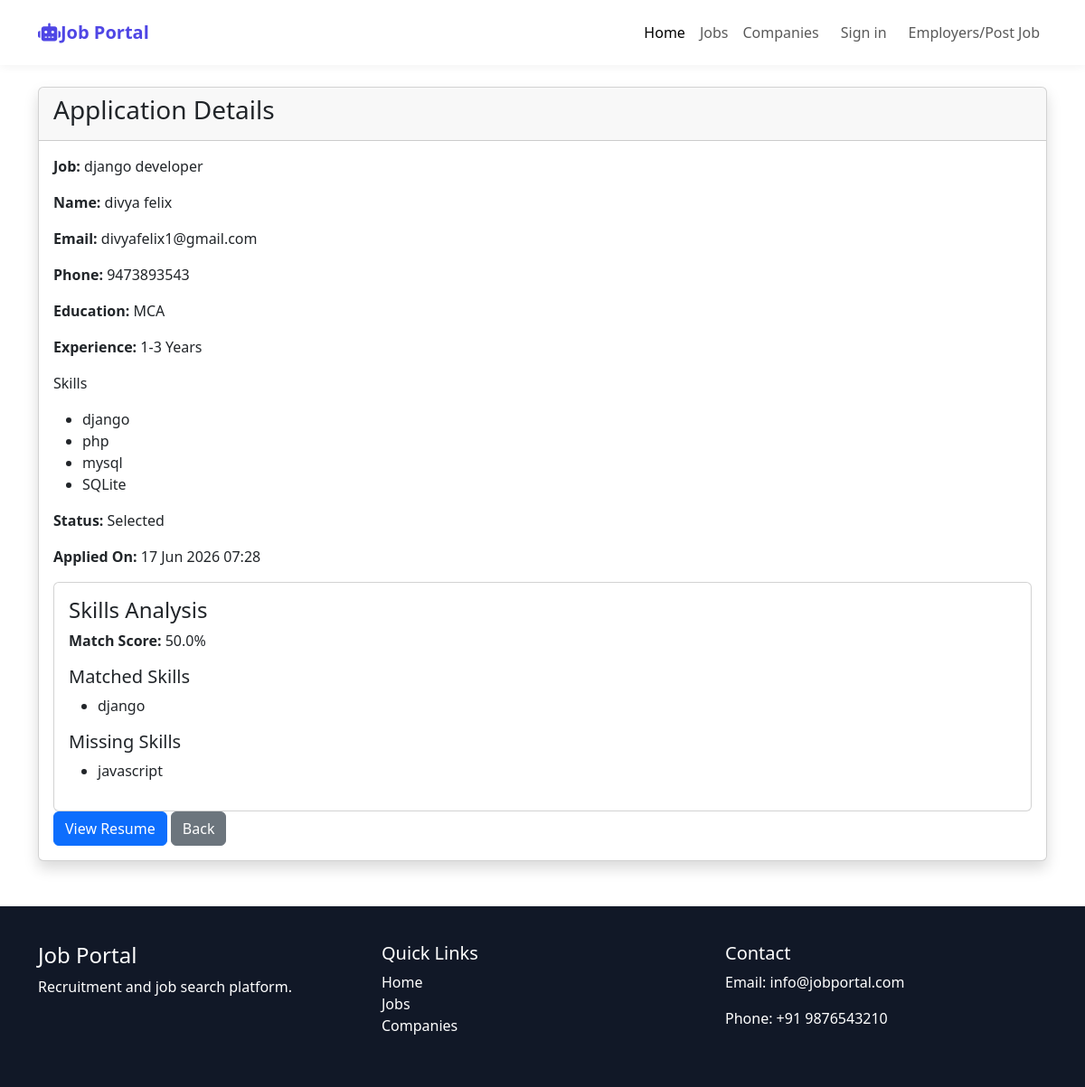
/jobs/application/10/, run on the app's committed database.
### job/models.py (models this page shows, shortened)
class JobApplication(models.Model):
    STATUS = (
        ('Applied', 'Applied'),
        ('Shortlisted', 'Shortlisted'),
        ('Rejected', 'Rejected'),
        ('Selected', 'Selected'),
    )
    job = models.ForeignKey(
        'job.Job',
        on_delete=models.CASCADE
    )
    applicant = models.ForeignKey(
        'jobseeker.JobSeeker',
        on_delete=models.CASCADE
    )
    applied_at = models.DateTimeField(
        auto_now_add=True
    )
    status = models.CharField(
        max_length=20,
        choices=STATUS,
        default='Applied'
    )

class Job(models.Model):
    JOB_TYPES = (
        ('Full Time', 'Full Time'),
        ('Part Time', 'Part Time'),
        ('Internship', 'Internship'),
        ('Remote', 'Remote'),
    )
    EXPERIENCE_CHOICES = [
        ('Fresher', 'Fresher'),
        ('0-1', '0-1 Years'),
        ('1-3', '1-3 Years'),
        ('3-5', '3-5 Years'),
        ('5-10', '5-10 Years'),
        ('10+', '10+ Years'),
    ]
    title = models.CharField(max_length=200)
    company = models.ForeignKey(
        Company,
        on_delete=models.CASCADE,
        related_name='jobs'
    )
    location = models.CharField(max_length=200)
    salary = models.DecimalField(max_digits=10, decimal_places=2, null=True, blank=True)
    job_type = models.CharField(max_length=20, choices=JOB_TYPES)
    experience = models.CharField(
            max_length=20,
            choices=EXPERIENCE_CHOICES
        )
    vacancies = models.PositiveIntegerField(default=1)
    description = models.TextField()
    category = models.ForeignKey(
        JobCategory,
        on_delete=models.CASCADE
    )
    skills = models.ManyToManyField(Skill)
    posted_date = models.DateTimeField(auto_now_add=True)
    application_deadline = models.DateField()
    is_active = models.BooleanField(default=True)
    is_featured = models.BooleanField(default=False)
    plan = models.ForeignKey(
        FeaturedPlan,
        on_delete=models.CASCADE,
        null=True,
        blank=True
    )
    featured_until = models.DateField(
        null=True,
        blank=True
    )

class Skill(models.Model):
    category = models.ForeignKey(
        JobCategory,
        on_delete=models.CASCADE,
        related_name='skills'
    )
    name = models.CharField(max_length=100)

### jobseeker/models.py (models this page shows, shortened)
class JobSeeker(models.Model):
    user = models.OneToOneField(
        settings.AUTH_USER_MODEL,
        on_delete=models.CASCADE
    )
    phone = models.CharField(max_length=15)
    GENDER_CHOICES = [
        ('Male', 'Male'),
        ('Female', 'Female'),
        ('Other', 'Other'),
    ]
    date_of_birth = models.DateField(
        blank=True,
        null=True
    )
    gender = models.CharField(max_length=10, choices=GENDER_CHOICES,blank=True,null=True)
    address = models.TextField()
    city = models.CharField(max_length=100)
    state = models.CharField(max_length=100)
    country = models.CharField(max_length=100)
    qualification = models.CharField(max_length=100)
    experience = models.CharField(
        max_length=50,
        default='Fresher'
    )
    category = models.ForeignKey(
        JobCategory,
        on_delete=models.CASCADE
    )
    skills = models.ManyToManyField(
        'job.Skill',
        blank=True
    )
    resume = models.FileField(
        upload_to='resumes/'
    )
    linkedin = models.URLField(
        blank=True
    )
    github = models.URLField(
        blank=True
    )
    objective = models.TextField()
    created_at = models.DateTimeField(
        auto_now_add=True
    )

### accounts/models.py (models this page shows)
class User(AbstractUser):
    USER_TYPES = (
        ('company', 'Company'),
        ('jobseeker', 'Job Seeker'),
    )
    user_type = models.CharField(max_length=20, choices=USER_TYPES)

### job/views.py (the view)
# urls.py: path('application/<int:application_id>/',views.application_detail,name='application_detail'),
def application_detail(request, application_id):
    application = get_object_or_404(
        JobApplication.objects.select_related(
            'job',
            'applicant'
        ),
        id=application_id
    )
    applicant_skills = [
        skill.name.lower()
        for skill in application.applicant.skills.all()
    ]
    job_skills = [
        skill.name.lower()
        for skill in application.job.skills.all()
    ]
    matched = list(set(applicant_skills) & set(job_skills))
    missing = list(set(job_skills) - set(applicant_skills))
    score = 0
    if job_skills:
        score = round(
            len(matched) / len(job_skills) * 100,
            2
        )
    skills = application.applicant.skills.all()
    return render(request, 'job/application_detail.html', {
        'application': application,
        'score': score,
        'matched': matched,
        'missing': missing,
        'skills' : skills
    })

### templates/job/application_detail.html (shortened to what this page needs)
{% extends 'base.html' %}
{% load static %}
{%  block css %}
  <link rel="stylesheet" href="{% static 'css/style.css' %}">
  <link rel="stylesheet" href="{% static 'css/companies.css' %}">
   {% endblock %}
{% block content %}
<div class="container mt-4">
    <div class="card shadow">
        <div class="card-header">
            <h3>Application Details</h3>
        </div>
        <div class="card-body">
            <p><strong>Job:</strong> {{ application.job.title }}</p>
            <p><strong>Name:</strong>
                {{ application.applicant.user.first_name }} {{ application.applicant.user.last_name }}
            </p>
            <p><strong>Email:</strong>
                {{ application.applicant.user.email }}
            </p>
            <p><strong>Phone:</strong>
                {{ application.applicant.phone }}
            </p>
            <p><strong>Education:</strong>
                {{ application.applicant.qualification }}
            </p>
            <p><strong>Experience:</strong>
                {{ application.applicant.experience }} Years
            </p>
           <p>Skills</p>
            <ul>
                {% for skill in application.applicant.skills.all %}
                    <li>{{ skill.name }}</li>
                {% empty %}
                    <li>No skills added</li>
                {% endfor %}
            </ul>
            <p><strong>Status:</strong>
                {{ application.status }}
            </p>
            <p><strong>Applied On:</strong>
                {{ application.applied_at|date:"d M Y H:i" }}
            </p>
             {% if score is not None %}
            <div class="card mt-3">
                <div class="card-body">
                    <h4>Skills Analysis</h4>
                    <p>
                        <strong>Match Score:</strong>
                        {{ score }}%
                    </p>
                    <h5>Matched Skills</h5>
                    <ul>
                        {% for skill in matched %}
                            <li>{{ skill }}</li>
                        {% endfor %}
                    </ul>
                    <h5>Missing Skills</h5>
                    <ul>
                        {% for skill in missing %}
                            <li>{{ skill }}</li>
                        {% endfor %}
                    </ul>
                </div>
            </div>
            {% endif %}
            {% if application.applicant.resume %}
                <a href="{{ application.applicant.resume.url }}"
                   target="_blank"
                   class="btn btn-primary">
                    View Resume
                </a>
            {% endif %}
            <a href="javascript:history.back()"
               class="btn btn-secondary">
                Back
            </a>
        </div>
    </div>
</div>
{% endblock %}

### static/css/style.css (style rules this page uses)
body { font-family: Arial, sans-serif; background: #f5f7fb; display: flex; flex-direction: column; min-height: 100vh; }
html, body { height: 100%; margin: 0; }

### static/css/companies.css (style rules this page uses)
body { font-family: Arial, sans-serif; background:#f5f7fa; }

### data on the page
JobApplication: job "django developer", applicant.user.first_name "divya", applicant.user.last_name "felix", applicant.user.email "divyafelix1@gmail.com", applicant.phone "9473893543", applicant.qualification "MCA", applicant.experience "1-3", status "Selected", applied_at "17 Jun 2026 07:28"
Skill: name "django"
Skill: name "php"
Skill: name "mysql"
Skill: name "SQLite"
Skill: name "javascript"

### other printed values
{{ score }} "50.0"
{{ skill }} "django"
